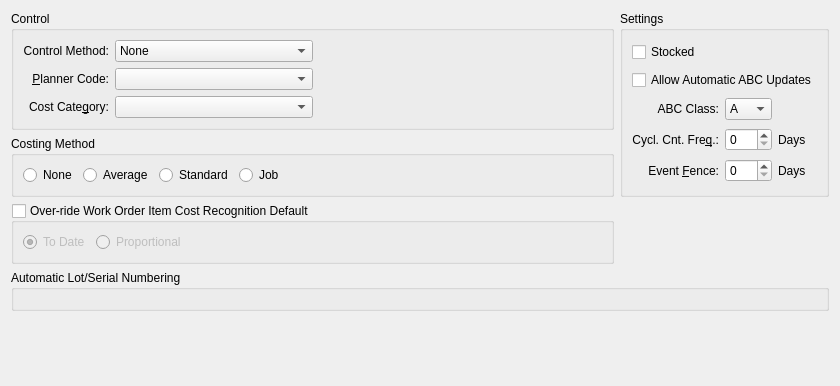
       <widget class="QWidget" name="_inventoryTab">
        <attribute name="title">
         <string>Inventory</string>
        </attribute>
        <layout class="QGridLayout" name="gridLayout_21">
         <item row="0" column="0">
          <widget class="QGroupBox" name="_reporting">
           <property name="title">
            <string>Control</string>
           </property>
           <layout class="QGridLayout" name="gridLayout_6">
            <item row="0" column="0">
             <layout class="QHBoxLayout" name="horizontalLayout_12">
              <item>
               <layout class="QGridLayout" name="gridLayout_12">
                <item row="0" column="0">
                 <widget class="QLabel" name="_controlMethodLit">
                  <property name="text">
                   <string>Control Method:</string>
                  </property>
                  <property name="alignment">
                   <set>Qt::AlignRight|Qt::AlignTrailing|Qt::AlignVCenter</set>
                  </property>
                 </widget>
                </item>
                <item row="0" column="1">
                 <widget class="XComboBox" name="_controlMethod">
                  <item>
                   <property name="text">
                    <string>None</string>
                   </property>
                  </item>
                  <item>
                   <property name="text">
                    <string>Regular</string>
                   </property>
                  </item>
                  <item>
                   <property name="text">
                    <string>Lot #</string>
                   </property>
                  </item>
                  <item>
                   <property name="text">
                    <string>Serial #</string>
                   </property>
                  </item>
                 </widget>
                </item>
                <item row="1" column="0">
                 <widget class="QLabel" name="_plannerCodeLit">
                  <property name="text">
                   <string>&amp;Planner Code:</string>
                  </property>
                  <property name="alignment">
                   <set>Qt::AlignRight|Qt::AlignTrailing|Qt::AlignVCenter</set>
                  </property>
                  <property name="buddy">
                   <cstring>_plannerCode</cstring>
                  </property>
                 </widget>
                </item>
                <item row="1" column="1">
                 <widget class="XComboBox" name="_plannerCode">
                  <property name="sizePolicy">
                   <sizepolicy hsizetype="Expanding" vsizetype="Fixed">
                    <horstretch>0</horstretch>
                    <verstretch>0</verstretch>
                   </sizepolicy>
                  </property>
                  <property name="allowNull">
                   <bool>true</bool>
                  </property>
                  <property name="type">
                   <enum>XComboBox::PlannerCodes</enum>
                  </property>
                 </widget>
                </item>
                <item row="2" column="0">
                 <widget class="QLabel" name="_costcatLit">
                  <property name="text">
                   <string>Cost Cate&amp;gory:</string>
                  </property>
                  <property name="alignment">
                   <set>Qt::AlignRight|Qt::AlignTrailing|Qt::AlignVCenter</set>
                  </property>
                  <property name="buddy">
                   <cstring>_costcat</cstring>
                  </property>
                 </widget>
                </item>
                <item row="2" column="1">
                 <widget class="XComboBox" name="_costcat">
                  <property name="sizePolicy">
                   <sizepolicy hsizetype="Expanding" vsizetype="Fixed">
                    <horstretch>0</horstretch>
                    <verstretch>0</verstretch>
                   </sizepolicy>
                  </property>
                  <property name="allowNull">
                   <bool>true</bool>
                  </property>
                  <property name="type">
                   <enum>XComboBox::CostCategories</enum>
                  </property>
                 </widget>
                </item>
               </layout>
              </item>
              <item>
               <spacer name="horizontalSpacer_9">
                <property name="orientation">
                 <enum>Qt::Horizontal</enum>
                </property>
                <property name="sizeHint" stdset="0">
                 <size>
                  <width>0</width>
                  <height>20</height>
                 </size>
                </property>
               </spacer>
              </item>
             </layout>
            </item>
           </layout>
          </widget>
         </item>
         <item row="0" column="1" rowspan="2">
          <widget class="QGroupBox" name="_inventory">
           <property name="title">
            <string>Settings</string>
           </property>
           <layout class="QGridLayout" name="gridLayout_7">
            <item row="0" column="0">
             <widget class="QCheckBox" name="_stocked">
              <property name="text">
               <string>Stocked</string>
              </property>
             </widget>
            </item>
            <item row="1" column="0" colspan="3">
             <widget class="QCheckBox" name="_autoUpdateABCClass">
              <property name="text">
               <string>Allow Automatic ABC Updates</string>
              </property>
             </widget>
            </item>
            <item row="2" column="0">
             <widget class="QLabel" name="_abcClassLit">
              <property name="text">
               <string>ABC Class:</string>
              </property>
              <property name="alignment">
               <set>Qt::AlignRight|Qt::AlignTrailing|Qt::AlignVCenter</set>
              </property>
             </widget>
            </item>
            <item row="2" column="1">
             <widget class="XComboBox" name="_abcClass">
              <item>
               <property name="text">
                <string>A</string>
               </property>
              </item>
              <item>
               <property name="text">
                <string>B</string>
               </property>
              </item>
              <item>
               <property name="text">
                <string>C</string>
               </property>
              </item>
             </widget>
            </item>
            <item row="3" column="0">
             <widget class="QLabel" name="_cycleCountFreqLit">
              <property name="text">
               <string>Cycl. Cnt. Fre&amp;q.:</string>
              </property>
              <property name="alignment">
               <set>Qt::AlignRight|Qt::AlignTrailing|Qt::AlignVCenter</set>
              </property>
              <property name="buddy">
               <cstring>_cycleCountFreq</cstring>
              </property>
             </widget>
            </item>
            <item row="3" column="1">
             <widget class="QSpinBox" name="_cycleCountFreq">
              <property name="maximum">
               <number>999</number>
              </property>
             </widget>
            </item>
            <item row="3" column="2">
             <widget class="QLabel" name="_days1Lit">
              <property name="text">
               <string>Days</string>
              </property>
             </widget>
            </item>
            <item row="4" column="0">
             <widget class="QLabel" name="_eventFenceLit">
              <property name="text">
               <string>Event &amp;Fence:</string>
              </property>
              <property name="alignment">
               <set>Qt::AlignRight|Qt::AlignTrailing|Qt::AlignVCenter</set>
              </property>
              <property name="buddy">
               <cstring>_eventFence</cstring>
              </property>
             </widget>
            </item>
            <item row="4" column="1">
             <widget class="QSpinBox" name="_eventFence">
              <property name="minimum">
               <number>0</number>
              </property>
              <property name="maximum">
               <number>999</number>
              </property>
             </widget>
            </item>
            <item row="4" column="2">
             <widget class="QLabel" name="_days3Lit">
              <property name="text">
               <string>Days</string>
              </property>
             </widget>
            </item>
           </layout>
          </widget>
         </item>
         <item row="1" column="0">
          <widget class="QGroupBox" name="_costing">
           <property name="title">
            <string>Costing Method</string>
           </property>
           <layout class="QHBoxLayout" name="horizontalLayout_8">
            <item>
             <widget class="QRadioButton" name="_costNone">
              <property name="sizePolicy">
               <sizepolicy hsizetype="Preferred" vsizetype="Fixed">
                <horstretch>0</horstretch>
                <verstretch>0</verstretch>
               </sizepolicy>
              </property>
              <property name="text">
               <string>None</string>
              </property>
             </widget>
            </item>
            <item>
             <widget class="QRadioButton" name="_costAvg">
              <property name="sizePolicy">
               <sizepolicy hsizetype="Preferred" vsizetype="Fixed">
                <horstretch>0</horstretch>
                <verstretch>0</verstretch>
               </sizepolicy>
              </property>
              <property name="text">
               <string>Average</string>
              </property>
             </widget>
            </item>
            <item>
             <widget class="QRadioButton" name="_costStd">
              <property name="sizePolicy">
               <sizepolicy hsizetype="Preferred" vsizetype="Fixed">
                <horstretch>0</horstretch>
                <verstretch>0</verstretch>
               </sizepolicy>
              </property>
              <property name="text">
               <string>Standard</string>
              </property>
             </widget>
            </item>
            <item>
             <widget class="QRadioButton" name="_costJob">
              <property name="sizePolicy">
               <sizepolicy hsizetype="Preferred" vsizetype="Fixed">
                <horstretch>0</horstretch>
                <verstretch>0</verstretch>
               </sizepolicy>
              </property>
              <property name="text">
               <string>Job</string>
              </property>
             </widget>
            </item>
            <item>
             <spacer name="horizontalSpacer_2">
              <property name="orientation">
               <enum>Qt::Horizontal</enum>
              </property>
              <property name="sizeHint" stdset="0">
               <size>
                <width>0</width>
                <height>20</height>
               </size>
              </property>
             </spacer>
            </item>
           </layout>
          </widget>
         </item>
         <item row="2" column="0">
          <widget class="QGroupBox" name="_woCostGroup">
           <property name="title">
            <string>Over-ride Work Order Item Cost Recognition Default</string>
           </property>
           <property name="checkable">
            <bool>true</bool>
           </property>
           <property name="checked">
            <bool>false</bool>
           </property>
           <layout class="QHBoxLayout" name="horizontalLayout_9">
            <item>
             <widget class="QRadioButton" name="_todate">
              <property name="text">
               <string>To Date</string>
              </property>
              <property name="checked">
               <bool>true</bool>
              </property>
             </widget>
            </item>
            <item>
             <widget class="QRadioButton" name="_proportional">
              <property name="text">
               <string>Proportional</string>
              </property>
             </widget>
            </item>
            <item>
             <spacer name="horizontalSpacer_7">
              <property name="orientation">
               <enum>Qt::Horizontal</enum>
              </property>
              <property name="sizeHint" stdset="0">
               <size>
                <width>40</width>
                <height>20</height>
               </size>
              </property>
             </spacer>
            </item>
           </layout>
          </widget>
         </item>
         <item row="3" column="0" colspan="2">
          <widget class="QGroupBox" name="_autoNumberGroup">
           <property name="title">
            <string>Automatic Lot/Serial Numbering</string>
           </property>
           <property name="checked">
            <bool>false</bool>
           </property>
           <layout class="QGridLayout" name="gridLayout_14"/>
          </widget>
         </item>
         <item row="4" column="0" colspan="2">
          <spacer name="verticalSpacer_4">
           <property name="orientation">
            <enum>Qt::Vertical</enum>
           </property>
           <property name="sizeHint" stdset="0">
            <size>
             <width>818</width>
             <height>64</height>
            </size>
           </property>
          </spacer>
         </item>
        </layout>
       </widget>
